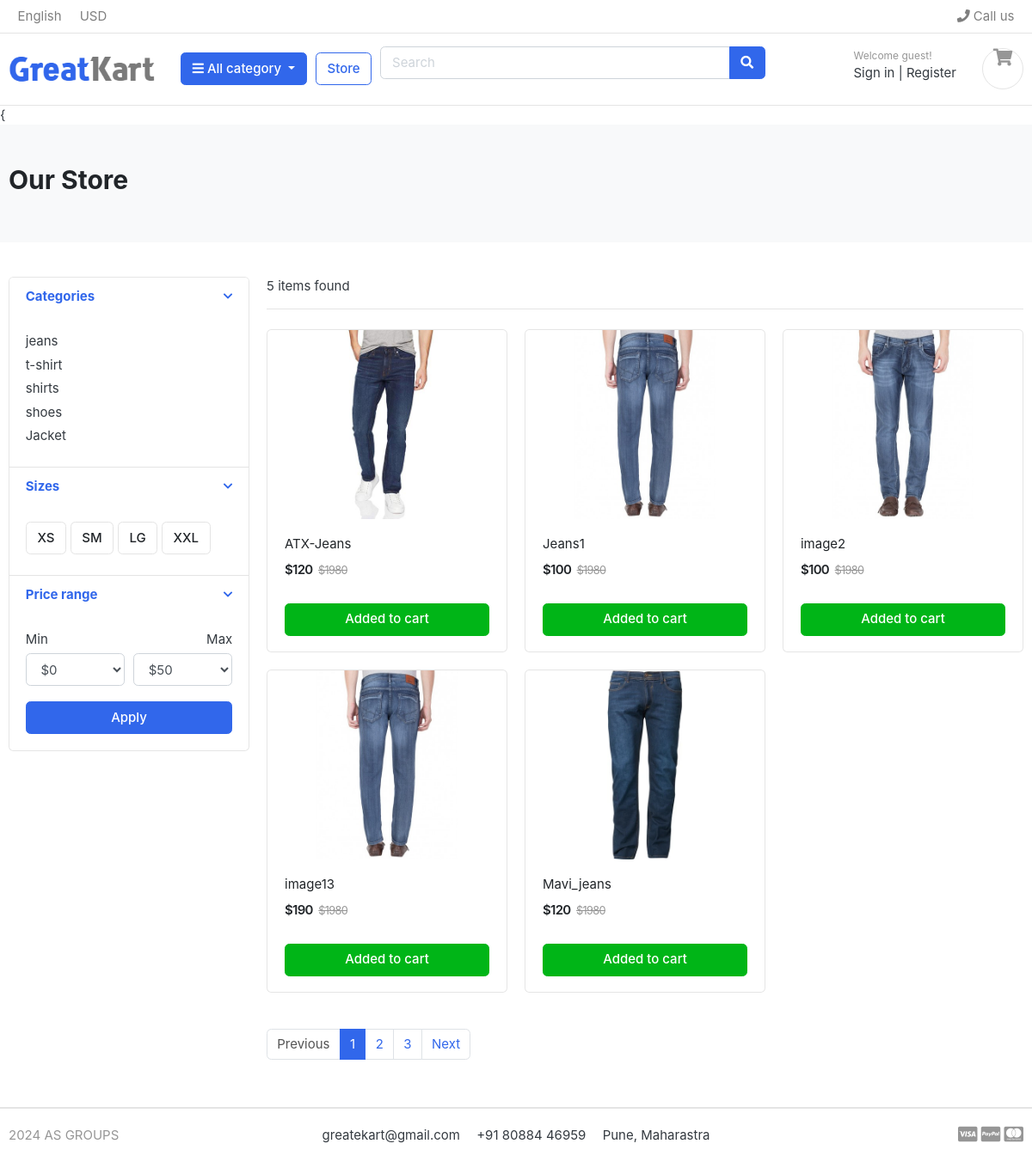
The app's page /store/jeans with its own data.
### Category/models.py (models this page shows, shortened)
class Category(models.Model):
    category_name = models.CharField(max_length=250,unique=True)
    slug = models.CharField(max_length=250,unique=True)
    Discription = models.TextField( )
    cat_image = models.ImageField(upload_to='photos/categories',blank=True)
    class Meta:
        verbose_name = 'Category'
        verbose_name_plural = 'Categories'
    def get_url(self):
        return reverse('products_by_category',args=[self.slug])

### store/models.py (models this page shows, shortened)
class Product(models.Model):
    product_name = models.CharField(max_length=200,unique=True)
    slug = models.SlugField(max_length=200,unique=True)
    description = models.TextField(max_length=200,blank=True)
    price = models.IntegerField()
    image = models.ImageField(upload_to='photos/products')
    stock = models.IntegerField()
    is_available = models.BooleanField(default=True)
    category = models.ForeignKey(Category,on_delete=models.CASCADE)
    created_date = models.DateTimeField(auto_now_add=True)
    modified_date = models.DateTimeField(auto_now=True)
    def get_url(self):
        return reverse('product_details',args=[self.category.slug,self.slug])

### store/views.py (the view)
def store_home(request,category_slug=None):
    category=None
    product=None
    if category_slug:
        categories = get_object_or_404(Category,slug=category_slug)
        products = Product.objects.all().filter(category=categories,is_available=True)
        product_count = products.count()
    else:
        products=Product.objects.all().filter(is_available=True)
        product_count =products.count()
    context ={'products':products,'product_count':product_count}
    return render(request,"store.html",context)

### Category/context_processor.py (called while the page is built)
def menu_links(request):
    link = Category.objects.all()
    return {'link':link}

### templates/store.html (shortened to what this page needs)
{% extends 'base.html' %}
{% load static %}
{% block content %}
<section class="section-pagetop bg">
<div class="container">
	<h2 class="title-page">Our Store</h2>
</div>
</section>
<section class="section-content padding-y">
<div class="container">
<div class="row">
	<aside class="col-md-3">
<div class="card">
	<article class="filter-group">
		<header class="card-header">
			<a href="#" data-toggle="collapse" data-target="#collapse_1" aria-expanded="true" class="">
				<i class="icon-control fa fa-chevron-down"></i>
				<h6 class="title">Categories</h6>
			</a>
		</header>
		<div class="filter-content collapse show" id="collapse_1" style="">
			<div class="card-body">
				<ul class="list-menu">
				{% for category in link %}
				<li><a href="{{category.get_url}}">{{category.category_name}}</a></li>
				{% endfor %}
				</ul>
			</div>
		</div>
	</article>
	<article class="filter-group">
		<header class="card-header">
			<a href="#" data-toggle="collapse" data-target="#collapse_4" aria-expanded="true" class="">
				<i class="icon-control fa fa-chevron-down"></i>
				<h6 class="title">Sizes </h6>
			</a>
		</header>
		<div class="filter-content collapse show" id="collapse_4" style="">
			<div class="card-body">
			  <label class="checkbox-btn">
			    <span class="btn btn-light"> XS </span>
			  </label>
			  <label class="checkbox-btn">
			    <span class="btn btn-light"> SM </span>
			  </label>
			  <label class="checkbox-btn">
			    <span class="btn btn-light"> LG </span>
			  </label>
			  <label class="checkbox-btn">
			    <span class="btn btn-light"> XXL </span>
			  </label>
		</div>
		</div>
	</article>
	<article class="filter-group">
		<header class="card-header">
			<a href="#" data-toggle="collapse" data-target="#collapse_3" aria-expanded="true" class="">
				<i class="icon-control fa fa-chevron-down"></i>
				<h6 class="title">Price range </h6>
			</a>
		</header>
		<div class="filter-content collapse show" id="collapse_3" style="">
			<div class="card-body">
				<div class="form-row">
				<div class="form-group col-md-6">
				  <label>Min</label>
				  	<select class="mr-2 form-control">
						<option value="0">$0</option>
					</select>
				</div>
				<div class="form-group text-right col-md-6">
				  <label>Max</label>
				  	<select class="mr-2 form-control">
						<option value="50">$50</option>
					</select>
				</div>
				</div>
				<button class="btn btn-block btn-primary">Apply</button>
			</div>
		</div>
	</article>
</div>
	</aside>
	<main class="col-md-9">
<header class="border-bottom mb-4 pb-3">
		<div class="form-inline">
			<span class="mr-md-auto">{{product_count}} items found </span>
		</div>
</header>
<div class="row">
	{% for product in products %}
	<div class="col-md-4">
		<figure class="card card-product-grid">
			<div class="img-wrap">
				<a href="{{product.get_url}}"> <img src="{{ product.image.url }}"></a>
			</div>
			<figcaption class="info-wrap">
				<div class="fix-height">
					<a href="{{product.get_url}}" class="title">{{ product.product_name }}</a>
					<div class="price-wrap mt-2">
						<span class="price">${{product.price}}</span>
						<del class="price-old">$1980</del>
					</div>
				</div>
				<a href="{% url 'addcart'  %}" class="btn btn-block btn-success">Added to cart </a>
			</figcaption>
		</figure>
	</div>
	{% endfor %}
</div>
<nav class="mt-4" aria-label="Page navigation sample">
  <ul class="pagination">
    <li class="page-item disabled"><a class="page-link" href="#">Previous</a></li>
    <li class="page-item active"><a class="page-link" href="#">1</a></li>
    <li class="page-item"><a class="page-link" href="#">2</a></li>
    <li class="page-item"><a class="page-link" href="#">3</a></li>
    <li class="page-item"><a class="page-link" href="#">Next</a></li>
  </ul>
</nav>
	</main>
</div>
</div>
</section>
{% endblock %}

### static/css/ui.css (style rules this page uses)
html { font-family: "Inter", sans-serif; font-size: 15px; }
.img-wrap { text-align: center; display: block; }
.img-wrap img { max-width: 100%; }
.price-wrap { letter-spacing: -0.7px; }
.padding-y { padding-top: 40px; padding-bottom: 40px; }
figure { margin-bottom: 0; }
article:after, .form-group:after { display: block; clear: both; content: ""; }
.bg { background-color: #f8f9fa; }
.title-page { color: #212529; }
.btn-light { background-color: #fff; border-color: #e4e4e4; }
[class*=list-] li:after { visibility: hidden; display: block; content: ""; overflow: hidden; height: 0; clear: both; }
.list-menu { list-style: none; margin: 0; padding-left: 0; }
.list-menu li { margin-bottom: 5px; }
.list-menu a { color: #343a40; }
[class*=card-product] a.title { color: #212529; display: block; }
[class*=card-product] .img-wrap { overflow: hidden; position: relative; }
[class*=card-product] .img-wrap img { height: 100%; max-width: 100%; width: auto; display: inline-block; -o-object-fit: cover; object-fit: cover; }
.card-product-grid { margin-bottom: 20px; }
.card-product-grid .img-wrap { border-radius: 0.2rem 0.2rem 0 0; height: 220px; }
.card-product-grid .info-wrap { overflow: hidden; padding: 18px 20px; }
.card-product-grid .fix-height { height: 80px; overflow: hidden; }
.card .img-wrap { overflow: hidden; }
.price { font-weight: 600; color: #212529; }
.price-old { color: #969696; margin-left: 3px; font-size: 85%; }
.icon-control { margin-top: 5px; float: right; font-size: 80%; }
.card-header .title { margin-bottom: 0; line-height: 1.5; }
.filter-group { border-bottom: 1px solid #e4e4e4; }
.filter-group .card-header { border-bottom: 0; }
.filter-group:last-child { border-bottom: 0; }
.checkbox-btn { position: relative; }
.section-pagetop { padding: 45px 0; }

### records on screen
Category: category_name "jeans"
Category: category_name "t-shirt"
Category: category_name "shirts"
Category: category_name "shoes"
Category: category_name "Jacket"
Product: image (picture), product_name "ATX-Jeans", price "120"
Product: image (picture), product_name "Jeans1", price "100"
Product: image (picture), product_name "image2", price "100"
Product: image (picture), product_name "image13", price "190"
Product: image (picture), product_name "Mavi_jeans", price "120"

### other values on screen
{{ product_count }} "5"
